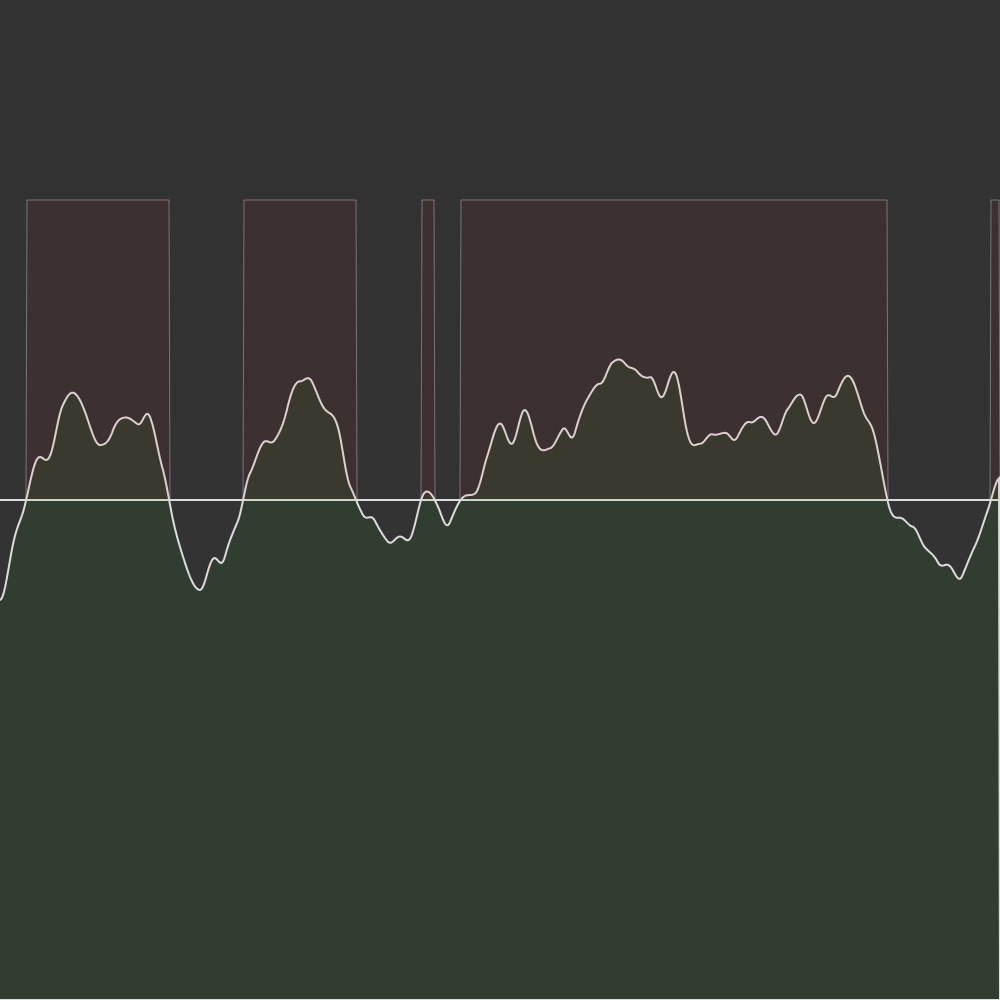
Frame 1 (no input)
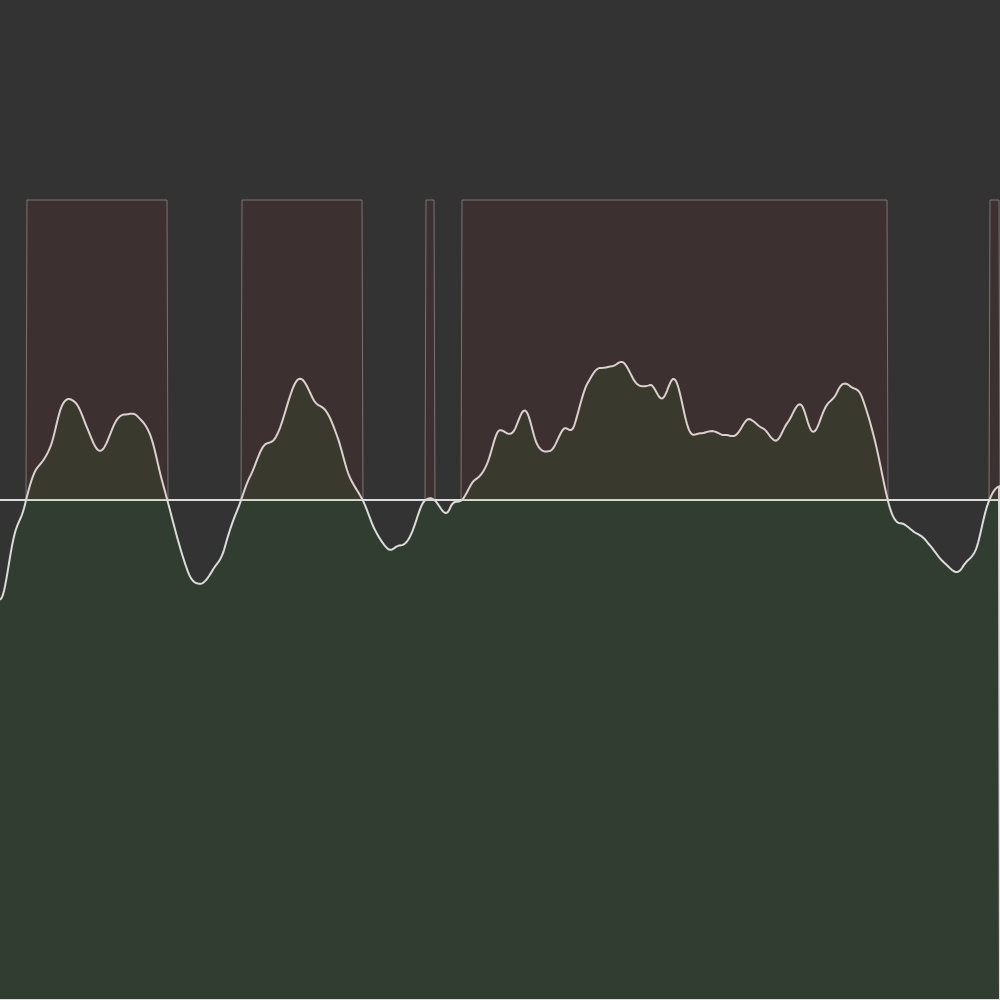
Frame 60 (no input)
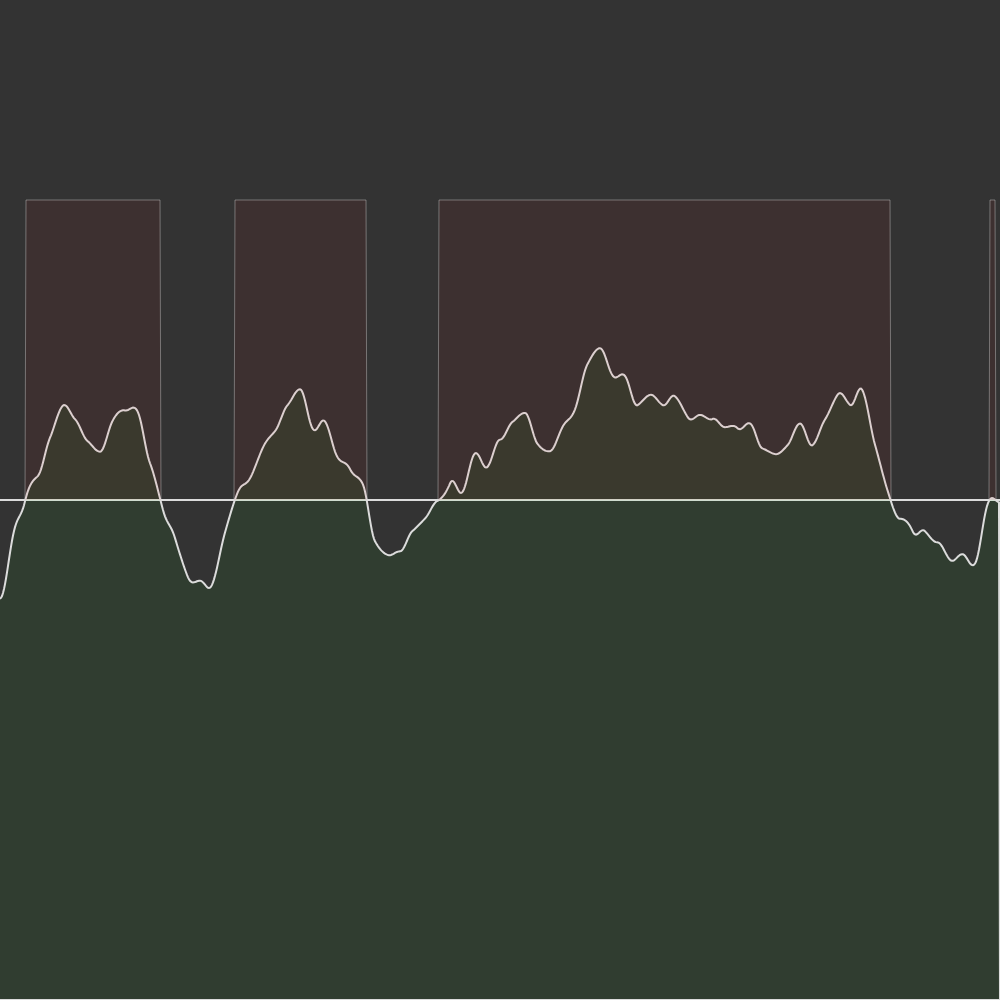
Frame 120 (the mouse pressed at the canvas centre since frame 60)

The p5.js sketch that drew these frames (run headless with seeded random() and noise() and a simulated clock; from frame 60 on, the mouse is pressed at the canvas centre):

// p5.js sketch
// ── sketch.js
let values;
let t = 0;
const AMPLITUDE = 300;

function setup() {
  createCanvas(1000, 1000);
}

function draw() {
  // background(51);
  background(51);

  stroke(220)
  strokeWeight(2);
  line(0, height/2, width, height/2);

  push()
  translate(0, height/2);

  // values = generateSinSignal(width);
  values = generateNoiseSignal(width);

  noFill();

  fill(0, 220, 0, 15);
  drawVoltagesAsSin(values)
  strokeWeight(0.4)
  fill(220, 0, 0, 15);
  drawVoltagesAsSquare(values)
  // noLoop();
}

function drawVoltagesAsSin(values) {
  beginShape();
  values.forEach(v => {
    let x = v.s;
    let y = sin(v.v) * AMPLITUDE;

    vertex(x, y);
  });

  vertex(width, height/2);
  vertex(0, height/2);

  endShape();
}

function drawVoltagesAsSquare(values) {
  beginShape();
  vertex(0, 0);
  values.forEach(v => {
    let x = v.s;
    let y = (sin(v.v) > 0 ? 0 : 1) * -AMPLITUDE;

    vertex(x, y);
  });

  vertex(width, 0);
  endShape();
}

function generateSinSignal(valueCount) {
  let values = [];
  let signal = 0;
  const PHASES = 10;
  for (let x = 0; x < valueCount; x++) {
    let v = sin(signal)
    values.push({s: x, v: v});
    signal += PHASES * TWO_PI / valueCount;
  }

  return values;
}

function generateNoiseSignal(valueCount) {
  let values = [];
  let signal = 0;

  // noiseDetail(2, 0.4)

  for (let x = 0; x < valueCount; x++) {
    let v = (noise(signal, t) - 0.5) * 2;
    values.push({s: x, v: v});

    signal += 0.01;
  }

  t += 0.001;
  return values; 
}
